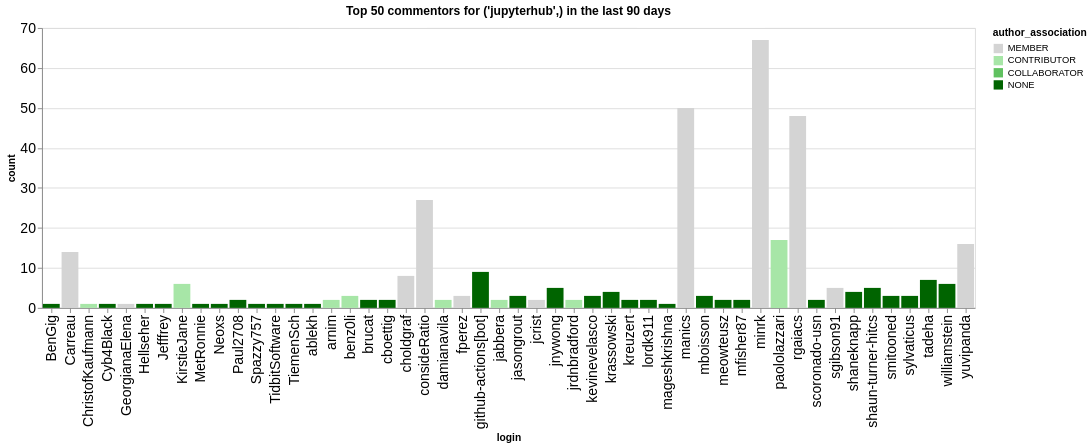

Write notebook code for a chart like this one.
### Code cell
n_plot = 50
charts = []
for ii, (iorg, idata) in enumerate(commentors.groupby(['org'])):
    title = f"Top {n_plot} commentors for {iorg} in the last {n_days} days"
    idata = idata.groupby('login', as_index=False).agg({'count': 'sum', 'author_association': 'first'})
    idata = idata.sort_values('count', ascending=False).head(n_plot)
    ch = alt.Chart(data=idata.head(n_plot), title=title).mark_bar().encode(
        x='login',
        y='count',
        color=alt.Color('author_association', scale=alt.Scale(domain=author_types, range=author_colors))
    )
    charts.append(ch)
alt.hconcat(*charts)

### Figure 1 — Vega-Lite specification as saved in the notebook (floating-point values rounded to 4 significant figures)
{"config": {"axisLeft": {"labelFontSize": 15}, "axisBottom": {"labelFontSize": 15}}, "hconcat": [{"mark": {"type": "bar"}, "encoding": {"color": {"field": "author_association", "scale": {"domain": ["MEMBER", "CONTRIBUTOR", "COLLABORATOR", "NONE"], "range": ["rgb(211.82745098039214, 211.82745098039214, 211.82745098039214)", "rgb(166.98562091503268, 229.89803921568628, 166.98562091503268)", "rgb(96.37647058823529, 192.75294117647059, 96.37647058823529)", "rgb(0.0, 100.3921568627451, 0.0)"]}, "type": "nominal"}, "x": {"field": "login", "type": "nominal"}, "y": {"field": "count", "type": "quantitative"}}, "title": "Top 50 commentors for ('jupyterhub',) in the last 90 days"}], "data": {"name": "data-664cd74a32c6dc90e2c8dadf8be10f4c"}, "$schema": "https://vega.github.io/schema/vega-lite/v5.20.1.json", "datasets": {"data-664cd74a32c6dc90e2c8dadf8be10f4c": [{"login": "minrk", "count": 67, "author_association": "MEMBER"}, {"login": "manics", "count": 50, "author_association": "MEMBER"}, {"login": "rgaiacs", "count": 48, "author_association": "MEMBER"}, {"login": "consideRatio", "count": 27, "author_association": "MEMBER"}, {"login": "paololazzari", "count": 17, "author_association": "CONTRIBUTOR"}, {"login": "yuvipanda", "count": 16, "author_association": "MEMBER"}, {"login": "Carreau", "count": 14, "author_association": "MEMBER"}, {"login": "github-actions[bot]", "count": 9, "author_association": "NONE"}, {"login": "choldgraf", "count": 8, "author_association": "MEMBER"}, {"login": "tadeha", "count": 7, "author_association": "NONE"}, {"login": "KirstieJane", "count": 6, "author_association": "CONTRIBUTOR"}, {"login": "williamstein", "count": 6, "author_association": "NONE"}, {"login": "sgibson91", "count": 5, "author_association": "MEMBER"}, {"login": "jnywong", "count": 5, "author_association": "NONE"}, {"login": "shaun-turner-hitcs", "count": 5, "author_association": "NONE"}, {"login": "shaneknapp", "count": 4, "author_association": "NONE"}, {"login": "krassowski", "count": 4, "author_association": "NONE"}, {"login": "jasongrout", "count": 3, "author_association": "NONE"}, {"login": "mboisson", "count": 3, "author_association": "NONE"}, {"login": "sylvaticus", "count": 3, "author_association": "NONE"}, {"login": "smitooned", "count": 3, "author_association": "NONE"}, {"login": "fperez", "count": 3, "author_association": "MEMBER"}, {"login": "kevinevelasco", "count": 3, "author_association": "NONE"}, {"login": "benz0li", "count": 3, "author_association": "CONTRIBUTOR"}, {"login": "kreuzert", "count": 2, "author_association": "NONE"}, {"login": "lordk911", "count": 2, "author_association": "NONE"}, {"login": "jrdnbradford", "count": 2, "author_association": "CONTRIBUTOR"}, {"login": "Paul2708", "count": 2, "author_association": "NONE"}, {"login": "jcrist", "count": 2, "author_association": "MEMBER"}, {"login": "meowteusz", "count": 2, "author_association": "NONE"}, {"login": "jabbera", "count": 2, "author_association": "CONTRIBUTOR"}, {"login": "mfisher87", "count": 2, "author_association": "NONE"}, {"login": "scoronado-usn", "count": 2, "author_association": "NONE"}, {"login": "brucat", "count": 2, "author_association": "NONE"}, {"login": "cboettig", "count": 2, "author_association": "NONE"}, {"login": "damianavila", "count": 2, "author_association": "CONTRIBUTOR"}, {"login": "arnim", "count": 2, "author_association": "CONTRIBUTOR"}, {"login": "TidbitSoftware", "count": 1, "author_association": "NONE"}, {"login": "Spazzy757", "count": 1, "author_association": "NONE"}, {"login": "ChristofKaufmann", "count": 1, "author_association": "CONTRIBUTOR"}, {"login": "BenGig", "count": 1, "author_association": "NONE"}, {"login": "GeorgianaElena", "count": 1, "author_association": "MEMBER"}, {"login": "Cyb4Black", "count": 1, "author_association": "NONE"}, {"login": "Neoxs", "count": 1, "author_association": "NONE"}, {"login": "MetRonnie", "count": 1, "author_association": "NONE"}, {"login": "Hellseher", "count": 1, "author_association": "NONE"}, {"login": "Jefffrey", "count": 1, "author_association": "NONE"}, {"login": "ablekh", "count": 1, "author_association": "NONE"}, {"login": "TiemenSch", "count": 1, "author_association": "NONE"}, {"login": "mageshkrishna", "count": 1, "author_association": "NONE"}]}}
